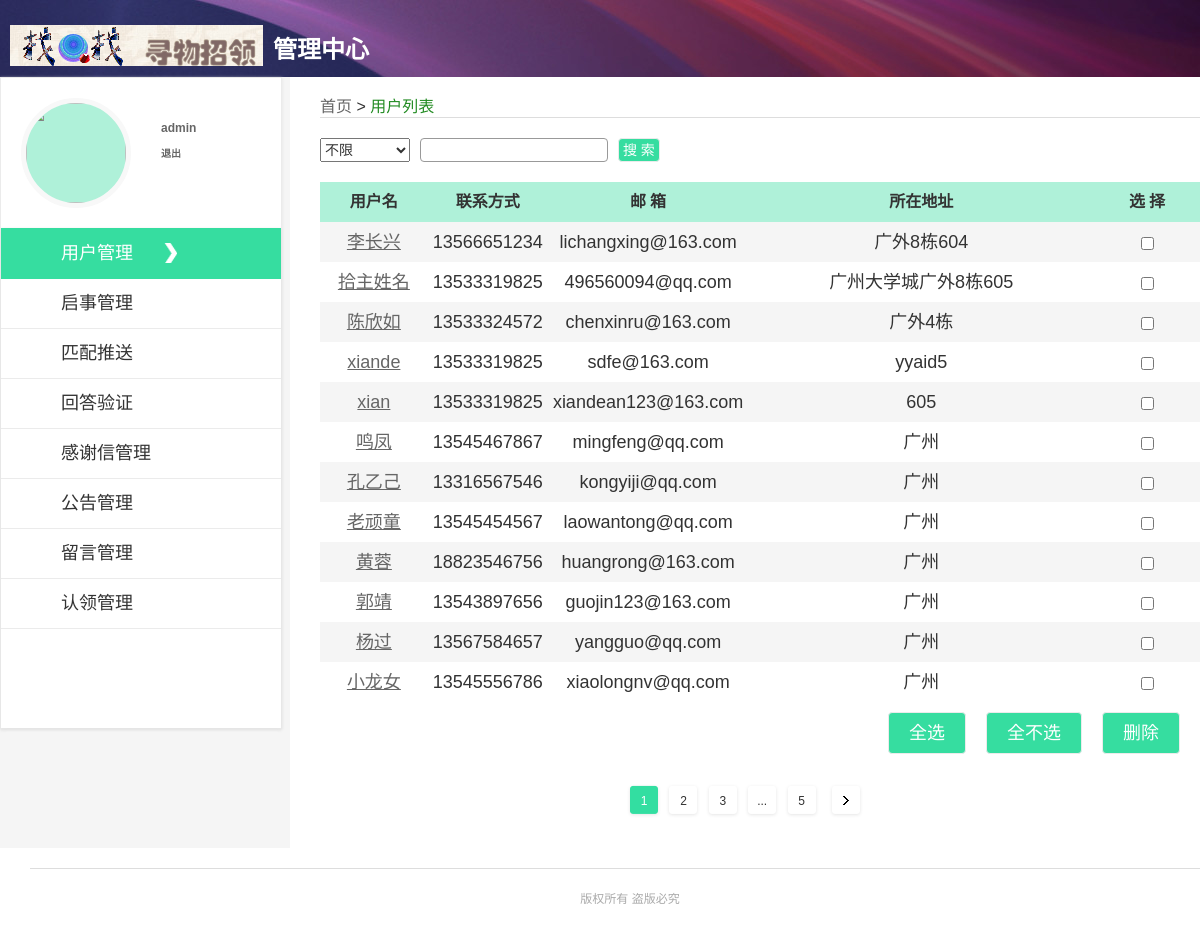
Page /graduation/admin/u_list.php (signed in) on the committed database.
### tables this page shows
CREATE TABLE `user` (
  `id` int(11) NOT NULL AUTO_INCREMENT,
  `name` varchar(20) NOT NULL DEFAULT '' COMMENT '用户名',
  `password` varchar(255) NOT NULL DEFAULT '',
  `phone` varchar(20) NOT NULL DEFAULT '' COMMENT '手机号',
  `qq` varchar(20) DEFAULT NULL,
  `email` varchar(100) NOT NULL DEFAULT '',
  `address` varchar(255) DEFAULT NULL,
  `img` varchar(100) DEFAULT NULL,
  PRIMARY KEY (`id`)
);

### graduation/admin/u_list.php (called while the page is built, shortened)
<?php
require "isLogin.php";
require "../common/class/sepPage.php";
if(isset($_GET['page'])){
	$pageNow=$_GET['page'];
}else{
	$pageNow=1;
};
if(isset($_GET['keyword'])&&!empty($_GET['keyword'])){
	$keyword=$_GET['keyword'];
	if(isset($_GET['type'])&&$_GET['type']==0){
		$type=$_GET['type'];
		$condition="where (sign(locate('$keyword',name))+sign(locate('$keyword',id))+sign(locate('$keyword',phone))+sign(locate('$keyword',email))+sign(locate('$keyword',address)))>0";
	}
	if(isset($_GET['type'])&&$_GET['type']==1){
		$type=$_GET['type'];
		$condition="where (sign(locate('$keyword',id)))>0";
	}
	if(isset($_GET['type'])&&$_GET['type']==2){
		$type=$_GET['type'];
		$condition="where (sign(locate('$keyword',name)))>0";
	}
	if(isset($_GET['type'])&&$_GET['type']==3){
		$type=$_GET['type'];
		$condition="where (sign(locate('$keyword',phone)))>0";
	}
	if(isset($_GET['type'])&&$_GET['type']==4){
		$type=$_GET['type'];
		$condition="where (sign(locate('$keyword',email)))>0";
	}
	$params = array(
	    'table'=>'user',
	    'pageNow'  =>$pageNow,
	    'condition'=>$condition,
	    'pageRows' =>12,
    	'order'=>'id'
	);
}else{
	$type=0;
	$keyword='';
	$params = array(
	    'table'=>'user',
	    'pageNow'  =>$pageNow,
	    'pageRows' =>12,
    	'order'=>'id'
	);
}
if(!isset($_GET['type'])){
	$type=0;
}
$smarty=new SmartyProject();
$sepPage = new page($params);
$page=$sepPage->showData();
$smarty->assign('page',$page);
$smarty->assign('keyword',$keyword);
$smarty->assign('type',$type);
$smarty->assign('mid',$mid);
$smarty->assign('mname',$mname);
$smarty->assign('mheadImg',$mheadImg);
$smarty->assign('title','u_list');
$smarty->display('admin/u_list.tpl');
?>

### graduation/common/class/db.php (called while the page is built, shortened)
<?php
if (!class_exists('DB')) {
Class DB {
    private $link_id;
    public function connect($dbhost, $dbuser, $dbpw, $dbname, $pconnect = 0,$charset='utf8') {
        if( $pconnect==0 ) {
            $this->link_id = @mysql_connect($dbhost, $dbuser, $dbpw, true);
        } else {
            $this->link_id = @mysql_pconnect($dbhost, $dbuser, $dbpw);
            if(!$this->link_id){
                $this->halt("数据库持久连接失败");
            }
        }
    }
    public function query($sql) {
        $query = mysql_query($sql,$this->link_id);
        return $query;
    }
    public function get_all($sql,$result_type = MYSQL_ASSOC) {
        $query = $this->query($sql);
        $i = 0;
        $rt = array();
        while($row = mysql_fetch_array($query,$result_type)) {
            $rt[$i]=$row;
            $i++;
        }
        return $rt;
    }
}
}
?>

### graduation/common/class/sepPage.php (called while the page is built, shortened)
<?php
class page{
    public     $first_row;
    public     $list_rows;
    protected  $total_pages;
    protected  $total_rows;
    protected  $now_page;
    protected  $table;
    protected  $condition;
    protected  $select;
    protected  $order;
    public function __construct($data = array(),$db='')
    {
        if($db){
            $this->db=$db;
        }else{
            require_once "../common/class/db.php";
            $this->db=new DB;
        }
        $this->table=!empty($data['table']) ? $data['table'] : '';
        $this->condition=!empty($data['condition']) ? $data['condition'] : '';
        $this->select=!empty($data['select']) ? $data['select'] : '*';
        $this->order=!empty($data['order']) ? $data['order'] : 'p_date';
        $this->total_rows = $this->getCount($this->table,$this->condition);
        $this->list_rows         = !empty($data['pageRows']) && $data['pageRows'] <= 100 ? $data['pageRows'] : 15;
        $this->total_pages       = ceil($this->total_rows / $this->list_rows);
        if(!empty($data['pageNow']))
        {
            $this->now_page = intval($data['pageNow']);
        }else{
            $this->now_page   = 1;
        }
        $this->now_page   = $this->now_page <= 0 ? 1 : $this->now_page;
        $this->first_row = $this->list_rows * ($this->now_page - 1);
    }
    protected function getCount($table,$condition=''){
        $sql="select count(*) as total from $table $condition";
        $result= $this->db->query($sql);
        $count=mysql_result($result,0,'total');
        return $count;
    }
    protected function getData($table,$condition='',$select='',$order=''){
        $sql="select $select from $table $condition order by $order desc limit $this->first_row,$this->list_rows";
        $list= $this->db->get_all($sql);
        return $list;
    }
    protected function down_page()
    {
        if($this->now_page < $this->total_pages)
        {
            return $this->now_page + 1;
        }
        return $this->total_pages+1;
    }
    public function showData()
    {
        if($this->total_pages > 0)
        {
            $return = array();
            $list=$this->getData($this->table,$this->condition,$this->select,$this->order);
            $return['list']=$list;
            $return['count']=$this->total_rows;
            $return['pageNow']=$this->now_page;
            $return['pageTotal']=$this->total_pages;
            $return['pageRows']= $this->list_rows;
            $return['pageNav']=array();
            for($i = 1;$i<=$this->total_pages;$i++)
            {
                if($i == $this->now_page)
                {
                    $return['pageNav'][$i]=array('class'=>'pageNow','text'=>$i,'pageIndex'=>$i);
                }
                else
                {
                    if($this->now_page-$i>=4 && $i != 1)
                    {
                        $return['pageNav'][$i]=array('class'=>'pageLess','text'=>'...','pageIndex'=>$this->now_page-3);
                        $i = $this->now_page-3;
                    }
                    else
                    {
                        if($i >= $this->now_page+3 && $i != $this->total_pages)
                        {
                            $return['pageNav'][$i]=array('class'=>'pageMore','text'=>'...','pageIndex'=>$this->now_page+3);
                            $i = $this->total_pages;
                        }
                        $return['pageNav'][$i]=array('class'=>'','text'=>$i,'pageIndex'=>$i);
                    }
                }
            }
            if($this->down_page()!=$this->total_pages+1){
                $return['pageNav'][$this->total_pages+1]=array('class'=>'pager-next','text'=>'下一页','pageIndex'=>$this->down_page());
            }
            return $return;
        }
    }
}
?>

### graduation/common/templates_c/%%08^08B^08BD95DD%%u_list.tpl.php (the view, shortened to what this page needs)
<!DOCTYPE html>
<html>
<head>
<link rel="stylesheet" href="../common/templates/admin/css/mstyle.css">
</head>
<body>
<div class="wrapper clearfix">
	<div class="topbar">
    	<div class="wrapper" style="padding-left:10px;">
			<div class="logo"> </div>
        	<h1>管理中心</h1>
    	</div>
	</div>
	<?php $_smarty_tpl_vars = $this->_tpl_vars;
$this->_tpl_vars = $_smarty_tpl_vars;
 ?>
	<div class="rightpart">
		<div class="breadpiece">
			<a href="index.php">首页</a><span> > </span><a class="on" href="u_list.php">用户列表</a>
		</div>
        <form action="" method="get">
            <ul class="sub-search clearfix">
            <select id="select1">
                <option value="0" <?php if (! $this->_tpl_vars['type']): ?>selected="selected"<?php endif; ?>>不限</option>
            </select>
            <input type="text" class="sub-keywords" style="margin-left:10px;" value="<?php echo $this->_tpl_vars['keyword']; ?>
" name="keyword">
            <input type="submit" class="select-btn thank submit"  value=" 搜 索 ">
            </ul>
        </form>
		<div class="list">
			<div class="users">
				<table cellpadding="5" cellspacing="1">
				<thead>
				<tr>
					<th>用户名</th>
					<th>联系方式</th>
					<th>邮 箱</th>
					<th class="adress">所在地址</th>
					<th>选 择</th>
				</tr>
				</thead>
				<tbody>
					<?php unset($this->_sections['key']);
$this->_sections['key']['name'] = 'key';
$this->_sections['key']['loop'] = is_array($_loop=$this->_tpl_vars['page']['list']) ? count($_loop) : max(0, (int)$_loop); unset($_loop);
$this->_sections['key']['show'] = true;
$this->_sections['key']['max'] = $this->_sections['key']['loop'];
$this->_sections['key']['step'] = 1;
$this->_sections['key']['start'] = $this->_sections['key']['step'] > 0 ? 0 : $this->_sections['key']['loop']-1;
if ($this->_sections['key']['show']) {
    $this->_sections['key']['total'] = $this->_sections['key']['loop'];
} else
    $this->_sections['key']['total'] = 0;
if ($this->_sections['key']['show']):
            for ($this->_sections['key']['index'] = $this->_sections['key']['start'], $this->_sections['key']['iteration'] = 1;
                 $this->_sections['key']['iteration'] <= $this->_sections['key']['total'];
                 $this->_sections['key']['index'] += $this->_sections['key']['step'], $this->_sections['key']['iteration']++):
$this->_sections['key']['rownum'] = $this->_sections['key']['iteration'];
$this->_sections['key']['index_prev'] = $this->_sections['key']['index'] - $this->_sections['key']['step'];
$this->_sections['key']['index_next'] = $this->_sections['key']['index'] + $this->_sections['key']['step'];
$this->_sections['key']['first']      = ($this->_sections['key']['iteration'] == 1);
$this->_sections['key']['last']       = ($this->_sections['key']['iteration'] == $this->_sections['key']['total']);
?>
					<tr <?php if ($this->_sections['key']['index'] % 2 == 0): ?>class="hui"<?php endif; ?>>
						<td><a href="u_edit.php?id=<?php echo $this->_tpl_vars['page']['list'][$this->_sections['key']['index']]['id']; ?>
" target="_blank"><?php echo $this->_tpl_vars['page']['list'][$this->_sections['key']['index']]['name']; ?>
</a></td>
						<td><?php echo $this->_tpl_vars['page']['list'][$this->_sections['key']['index']]['phone']; ?>
</td>
						<td><?php echo $this->_tpl_vars['page']['list'][$this->_sections['key']['index']]['email']; ?>
</td>
						<td class="adress"><?php echo $this->_tpl_vars['page']['list'][$this->_sections['key']['index']]['address']; ?>
</td>
						<td><input type="checkbox" name="u[]" data-mid="<?php echo $this->_tpl_vars['page']['list'][$this->_sections['key']['index']]['id']; ?>
"/></td>
					</tr>
					<?php endfor; endif; ?>
				</tbody>
				</table>
			</div>
			<div class="clearfix">
				<a class="delete" href="javascript:;">删除</a>
				<a class="edit unselect" style="margin-left:0;" href="javascript:;">全不选</a>
				<a class="edit selectall" href="javascript:;">全选</a>
			</div>
		</div>
		<?php if ($this->_tpl_vars['page']['pageTotal'] > 1): ?>
            <div class="pager" style="margin:30px 0;">
            <?php $_from = $this->_tpl_vars['page']['pageNav']; if (!is_array($_from) && !is_object($_from)) { settype($_from, 'array'); }if (count($_from)):
    foreach ($_from as $this->_tpl_vars['i'] => $this->_tpl_vars['value']):
?>
                <a class="<?php echo $this->_tpl_vars['value']['class']; ?>
" href="?<?php if ($this->_tpl_vars['type'] != ''): ?>type=<?php echo $this->_tpl_vars['type']; ?>
&<?php endif; ?><?php if ($this->_tpl_vars['keyword']): ?>keyword=<?php echo $this->_tpl_vars['keyword']; ?>
&<?php endif; ?>page=<?php echo $this->_tpl_vars['value']['pageIndex']; ?>
"><?php echo $this->_tpl_vars['value']['text']; ?>
</a>
            <?php endforeach; endif; unset($_from); ?>
            </div>
        <?php endif; ?>
	</div>
</div>
<div class="footer">
	<div class="copyright">
        <div class="wrapper">
            版权所有 盗版必究
        </div>
	</div>
</div>
</body>
</html>

### graduation/common/templates/admin/css/mstyle.css (style rules this page uses)
html, body, ul, li, ol, dl, dd, dt, p, h1, h2, h3, h4, h5, h6, form, fieldset, legend, img { margin:0; padding:0; }
address, caption, cite, code, dfn, th, var { font-style:normal; font-weight:normal; }
ul, ol { list-style:none; }
input { padding-top:0; padding-bottom:0; font-family: "微软雅黑","SimSun","宋体"; }
select, input,.reset { vertical-align:middle; }
select, input, textarea { font-size:12px; margin:0; color:#333; padding:0; font:12px/20px "微软雅黑","SimSun","宋体","Arial Narrow",HELVETICA; }
input[type="text"], input[type="password"], textarea { outline-style:none; -webkit-appearance:none; }
table { border-collapse:collapse; }
body { color:#333; padding:0; font:12px/20px "微软雅黑","SimSun","宋体","Arial Narrow",HELVETICA; background:#f5f5f5; position: relative; }
.clearfix:after { content:"\0020";display:block;height:0;clear:both }
.clearfix { zoom:1 }
a { color:#666; text-decoration:none; }
.wrapper { width:1200px; margin: 0 auto; }
.topbar { height: 77px; background: url(../../images/ucenter_bar.jpg) no-repeat center top; }
.topbar .logo { width: 253px; height: 41px; margin-top: 25px; background: url(../../images/logo.png) no-repeat center; display:inline-block; float:left; }
.topbar h1 { color: #fff; padding: 40px 0 8px 0; display:inline-block; margin-left:10px; }
.rightpart { width:910px; float: right; background-color:#fff; padding-top:10px; }
.rightpart .breadpiece { border-bottom: solid 1px #dddddd;display:block; width: 880px; height: 20px; font-size:16px; margin:10px 0 20px 30px; }
.rightpart .breadpiece .on { color: #228B22; text-decoration:none; }
.search .thank,.sub-search .thank { cursor:pointer; margin-left: 10px; height: 24px; border: solid 1px #ebebeb; border-radius: 4px; font-size: 14px; background: #36dda0; color: #fff; }
.sub-search { padding:0 0 20px 30px; background:#fff; }
.sub-search .sub-keywords { border: #999 1px solid; height: 22px; padding-left: 5px; border-radius: 4px; }
.sub-search span,.sub-search select,.sub-search input { font-size:14px; float: left; height:22px; }
.sub-search select { width:90px; height:24px; line-height: 24px; font-size: 14px;font-family: "微软雅黑","SimSun","宋体"; }
.rightpart .list td a { text-decoration: underline; }
.rightpart .list { padding-left:30px; }
.rightpart .list .delete { cursor: pointer; height:40px; float: right; margin-right:20px; margin-top:10px; text-decoration: none; color: #fff; line-height: 40px; border: solid 1px #ebebeb; border-radius: 4px; text-align: center; font-size: 18px; padding: 0 20px; background: #36dda0; color: #fff; }
.rightpart .list .edit { cursor: pointer; margin-left: 30px; height: 40px; margin-right:20px; margin-top:10px; float: right; text-decoration: none; color: #fff; line-height: 40px; border: solid 1px #ebebeb; border-radius: 4px; font-size: 18px; padding:0 20px; background: #36dda0; color: #fff; }
.rightpart .list .users { width:100%; }
.rightpart .list .users table { text-align:center; background-color:#f5f5f5; font-size:18px; }
.rightpart .list .users table tr { height:40px; background-color:#fff; }
.rightpart .list .users table td { width:100px; overflow:hidden; }
.rightpart .list .users table thead tr { background-color:#aff1d9; width:100%; }
.rightpart .list .users table thead th { padding:5px; font-family: "微软雅黑","SimSun","宋体"; font-size:16px; font-weight:bolder; }
.rightpart .list .users table .adress { width: 350px; overflow:hidden; }
.rightpart .list .users table .hui td { background-color:#f5f5f5; }
.pager { height: 34px; text-align: center; }
.pager a { width: 34px; height: 34px; background: url(../../images/pager_bg.png); text-align: center; display: inline-block; line-height: 34px; font-size: 12px; color: #333; overflow: hidden; margin-right: 1px; margin-left: 1px; }
.pager .pageNow { background: url(../../images/pager_hover.png); color: #fff; }
.pager a.pager-next { background: url(../../images/pager_next.png); text-indent: -999px; margin-left: 6px; }
.footer { background: #fff; padding-top: 20px; padding-left: 30px; }
.footer .copyright { border-top: solid 1px #dddddd; padding: 20px 0; text-align: center; color: #aaaaaa; }

### rows in the picture
user: name "李长兴", phone "13566651234", email "lichangxing@163.com", address "广外8栋604"
user: name "拾主姓名", phone "13533319825", email "496560094@qq.com", address "广州大学城广外8栋605"
user: name "陈欣如", phone "13533324572", email "chenxinru@163.com", address "广外4栋"
user: name "xiande", phone "13533319825", email "sdfe@163.com", address "yyaid5"
user: name "xian", phone "13533319825", email "xiandean123@163.com", address "605"
user: name "鸣凤", phone "13545467867", email "mingfeng@qq.com", address "广州"
user: name "孔乙己", phone "13316567546", email "kongyiji@qq.com", address "广州"
user: name "老顽童", phone "13545454567", email "laowantong@qq.com", address "广州"
user: name "黄蓉", phone "18823546756", email "huangrong@163.com", address "广州"
user: name "郭靖", phone "13543897656", email "guojin123@163.com", address "广州"
user: name "杨过", phone "13567584657", email "yangguo@qq.com", address "广州"
user: name "小龙女", phone "13545556786", email "xiaolongnv@qq.com", address "广州"

### other values in the picture
$this->_tpl_vars['mname'] "admin"
$this->_tpl_vars['value']['text'] "1"
$this->_tpl_vars['value']['text'] "2"
$this->_tpl_vars['value']['text'] "3"
$this->_tpl_vars['value']['text'] "..."
$this->_tpl_vars['value']['text'] "5"
